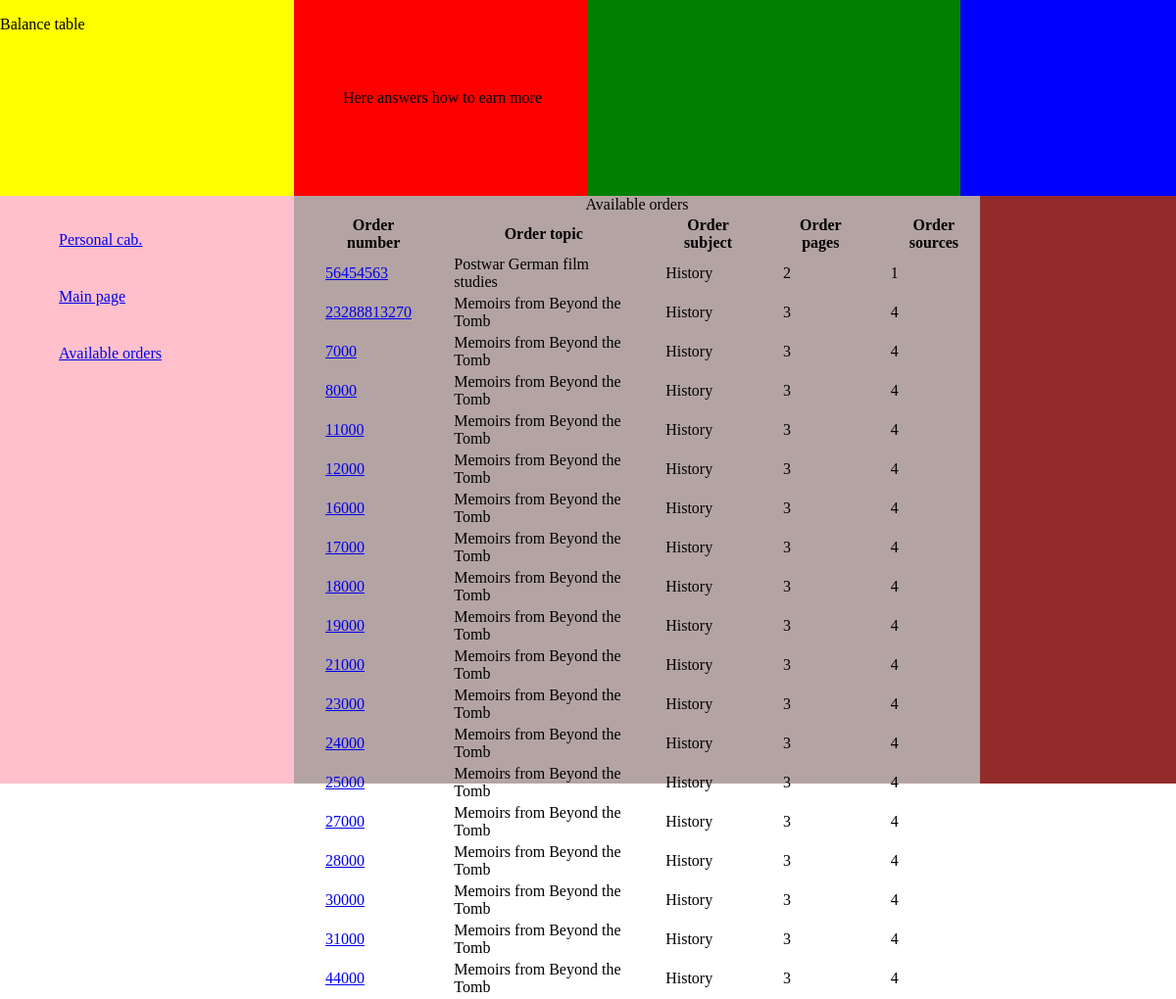
/available_orders/ (signed in), run on an earlier commit of the app's database.
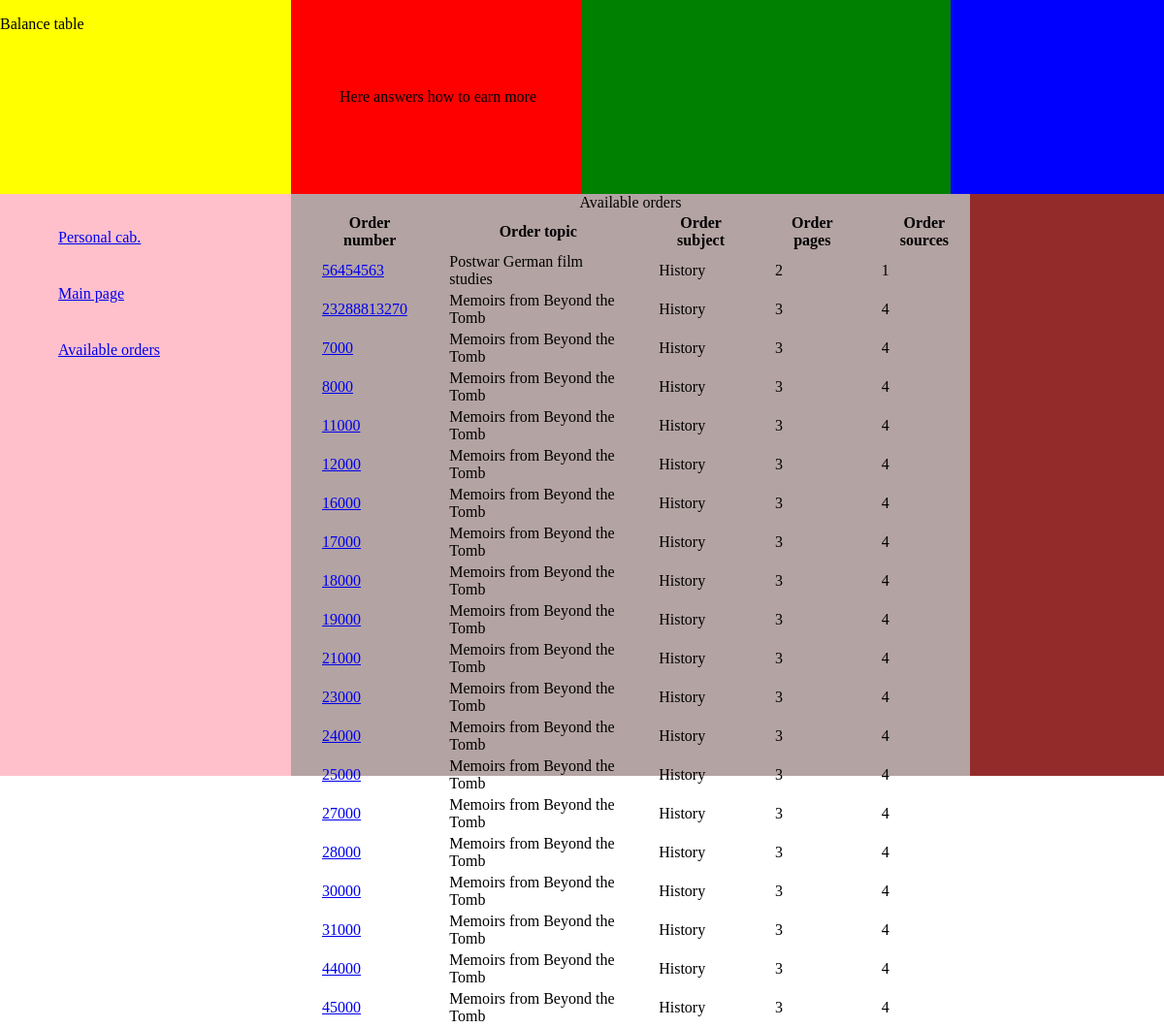
And on a later commit of the database.
### app1/models.py (models this page shows, shortened)
class Order_model(models.Model):
	number = models.CharField(max_length=300)
	account = models.CharField(max_length=300, blank=True)
	files = models.CharField(max_length=300, blank=True)
	subject = models.CharField(max_length=300, blank=True)
	topic = models.CharField(max_length=300, blank=True)
	client_deadline = models.CharField(max_length=300, blank=True, null=True)
	price = models.DecimalField(max_digits=8, decimal_places=2, blank=True, null=True)
	number_of_pages = models.IntegerField(blank=True, null=True)
	spaced = models.CharField(max_length=300, blank=True)
	format = models.CharField(max_length=300, blank=True)
	number_of_sources = models.IntegerField(blank=True, null=True)
	abstract = models.BooleanField(blank=True, default=False)
	slieds = models.CharField(max_length=300, blank=True)
	questions = models.CharField(max_length=300, blank=True)
	problems = models.CharField(max_length=300, blank=True)
	paper_type = models.CharField(max_length=300, blank=True)
	assign_date = models.CharField(max_length=300, blank=True, null=True)
	details = models.CharField(max_length=300, blank=True)
	real_time_deadline = models.TimeField(blank=True, null=True)
	status = models.CharField(max_length=300, blank=True, default='available')
	writer_deadline = models.CharField(max_length=300, blank=True, null=True)
	writer_time = models.TimeField(blank=True, null=True)
	writer_number = models.CharField(max_length=300, blank=True)
	words_min = models.IntegerField(blank=True, null=True)
	writer = models.ForeignKey(User, null=True)
	writer_name = models.CharField(max_length=300, null=True)
	writer_email = models.EmailField(max_length=300, blank=True)
	send_date = models.CharField(max_length=300, blank=True, null=True)
	payment = models.DecimalField(max_digits=8, decimal_places=2, blank=True, null=True)
	payment_date = models.CharField(max_length=300, blank=True, null=True)
	client_num_of_order = models.CharField(max_length=300, blank=True)
	controller = models.ForeignKey(UserProfile, null=True)
	times_returned_for_revision = models.IntegerField(default=0)
	def get_absolut_url(self):
		return 'http://127.0.0.1:8000/' + self.number
	class Meta:
		verbose_name = 'Order'
		verbose_name_plural = 'Orders'

### app1/views.py (the view)
# urls.py: url(r'^available_orders/$', available_orders),
@login_required
def available_orders(request):
	orders = Order_model.objects.filter(status='available')
	return render(request, 'available_orders.html', {'orders':orders})

### app1/templates/available_orders.html (shortened to what this page needs)
<html>
<head>
</head>
<body>
	<header>
		<div class='header_container'>
			<div id='balance_table'>
				<p>Balance table</p>
			</div>
			<div id='how_to_earn_more'>
				<p>Here answers how to earn more</p>
			</div>
			<div id= 'rating_tarif_table'>
			</div>
			<div id='skills_salary'>
			</div>
			<button id='logout'>LOG OUT</button>
		</div>
	</header>
	<main>
		<div class='main_container'>
			<div id='my_orders'>
				<ul class='side_menu'>
					<li><a href="http://127.0.0.1:8000/personal_cabinet/">Personal cab.</a></li>
					<li><a href="http://127.0.0.1:8000">Main page</a></li>
					<li><a href="http://127.0.0.1:8000/available_orders/">Available orders</a></li>
				</ul>
			</div>
			<div id='main_part'>
				<table class='order_table'>
					{% if orders %}
					<caption>Available orders</caption>
					<thead>
						<tr>
						<th>Order number</th>
						<th>Order topic</th>
						<th>Order subject</th>
						<th>Order pages</th>
						<th>Order sources</th>
						</tr>
					</thead>
					<tbody>
						{% for order in orders %}
						<tr>
							<td><a href="{{order.get_absolut_url}}">{{order.number}}</a></td>
							<td>{{order.topic}}</td>
							<td>{{order.subject}}</td>
							<td>{{order.number_of_pages}}</td>
							<td>{{order.number_of_sources}}</td>
						</tr>
						{% endfor %}
					</tbody>
					{% endif %}
				</table>
			</div>
			<div id='shedule'>
			</div>
		</div>
	</main>
</body>
</html>

What changed in the data, as far as the page shows it:
added Order_model: number "45000", topic "Memoirs from Beyond the Tomb", subject "History", number_of_pages "3", number_of_sources "4"
